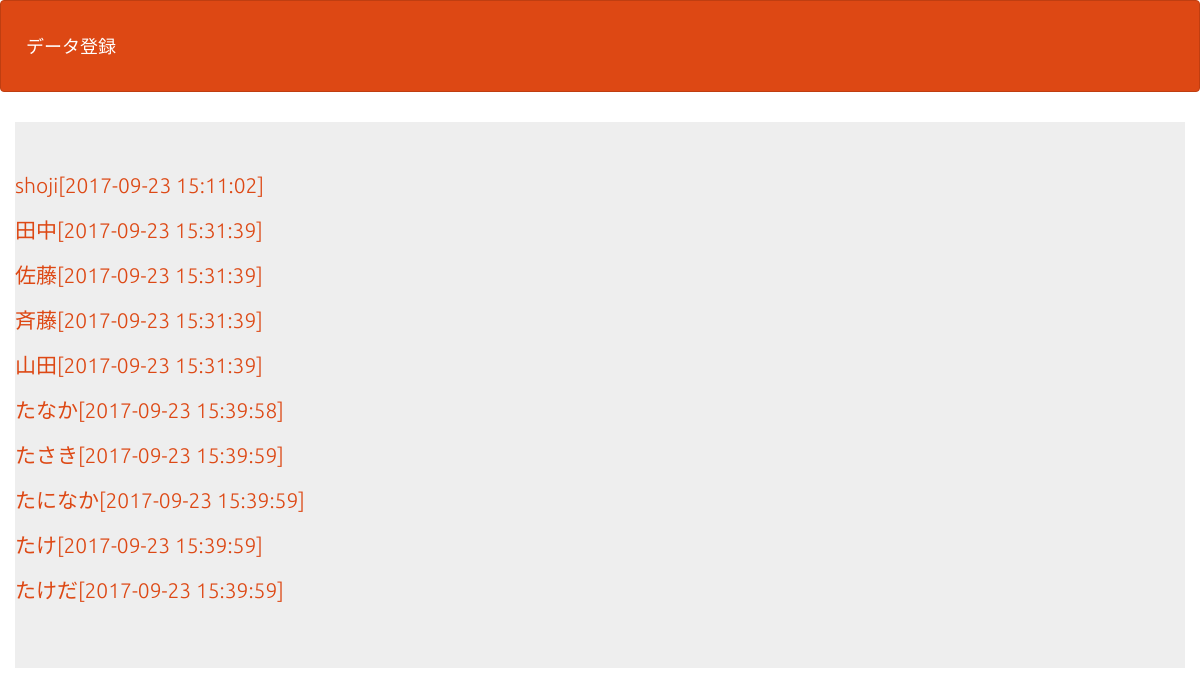
The page /php08_ya/select.php on the database its author committed.
### tables this page shows
CREATE TABLE IF NOT EXISTS `gs_an_table` (
`id` int(12) NOT NULL,
  `name` varchar(64) NOT NULL,
  `email` varchar(128) NOT NULL,
  `naiyou` text NOT NULL,
  `indate` datetime NOT NULL
);

### php08_ya/select.php (the view, shortened to what this page needs)
<?php
try {
  $pdo = new PDO('mysql:dbname=gs_db99;charset=utf8;host=localhost','root','');
} catch (PDOException $e) {
  exit('データベースに接続できませんでした。'.$e->getMessage());
}
$stmt = $pdo->prepare("SELECT * FROM gs_an_table");
$status = $stmt->execute();
$view="";
if($status==false){
  $error = $stmt->errorInfo();
  exit("ErrorQuery:".$error[2]);
}else{
  while( $result = $stmt->fetch(PDO::FETCH_ASSOC)){
      $view .= '<p>';
      $view .= '<a href="detail.php?id='.$result["id"].'">';
      $view .= $result["name"]."[".$result["indate"]."]<br>";
      $view .= '</a>';
      $view .= '</p>';
  }
}
?>
<!DOCTYPE html>
<html lang="ja">
<head>
<link rel="stylesheet" href="css/range.css">
<link href="css/bootstrap.min.css" rel="stylesheet">
</head>
<body id="main">
<header>
  <nav class="navbar navbar-default">
    <div class="container-fluid">
      <div class="navbar-header">
      <a class="navbar-brand" href="index.php">データ登録</a>
    </div>
  </nav>
</header>
<div>
    <div class="container jumbotron"><?=$view?></div>
  </div>
</body>
</html>

### php08_ya/select.php (style rules this page uses)
div { padding: 10px;font-size:16px; }

### rows shown on the page
gs_an_table: name "shoji", indate "2017-09-23 15:11:02"
gs_an_table: name "田中", indate "2017-09-23 15:31:39"
gs_an_table: name "佐藤", indate "2017-09-23 15:31:39"
gs_an_table: name "斉藤", indate "2017-09-23 15:31:39"
gs_an_table: name "山田", indate "2017-09-23 15:31:39"
gs_an_table: name "たなか", indate "2017-09-23 15:39:58"
gs_an_table: name "たさき", indate "2017-09-23 15:39:59"
gs_an_table: name "たになか", indate "2017-09-23 15:39:59"
gs_an_table: name "たけ", indate "2017-09-23 15:39:59"
gs_an_table: name "たけだ", indate "2017-09-23 15:39:59"
